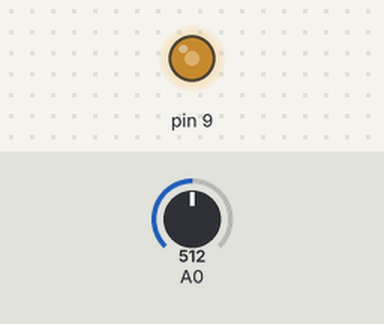
The sketch below on a simulated Arduino Uno, built with avr-gcc and run on an emulated ATmega328P. Shown: output pins drawn as LEDs (lit = HIGH). The inputs (shaded band) are chosen by the test bench; at power-on: A0 = 512.

Above: at 1.8 s.
1.9 s: A0 set to 716
At 3.2 s:
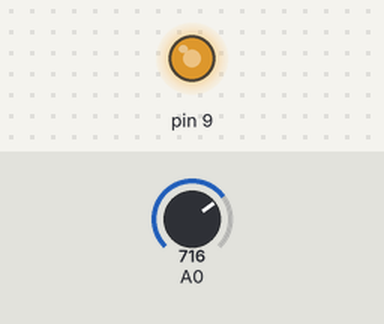
3.5 s: A0 set to 900
At 4.9 s:
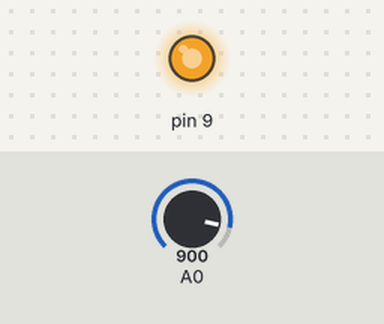
5.5 s: A0 set to 122
At 6.4 s:
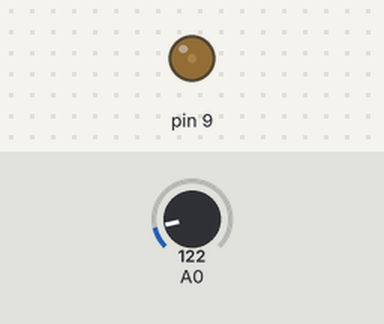
7.5 s: A0 set to 0
At 9.2 s:
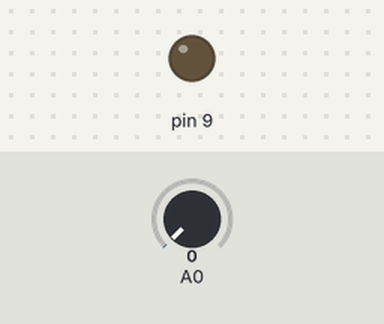
Timing chart, 0 to 10.5 s (numbered marks = the images above; inputs shaded):
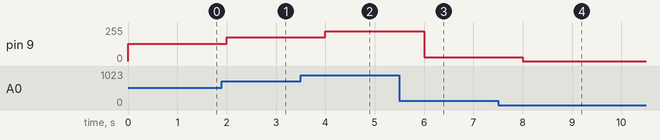

The sketch:

arduinoVC.ino
```cpp
void setup() {
}
//----------------------------------------------------------
void loop() {
  analogWrite(9,analogRead(A0)/4);
  delay(1000);
}
```

Measured:
- after the input at 1.9 s, pin 9: 128/255 → 179/255 after 0.10 s
- after the input at 3.5 s, pin 9: 179/255 → 225/255 after 0.50 s
- after the input at 5.5 s, pin 9: 225/255 → 30/255 after 0.50 s
- after the input at 7.5 s, pin 9: 30/255 → 0/255 after 0.50 s
